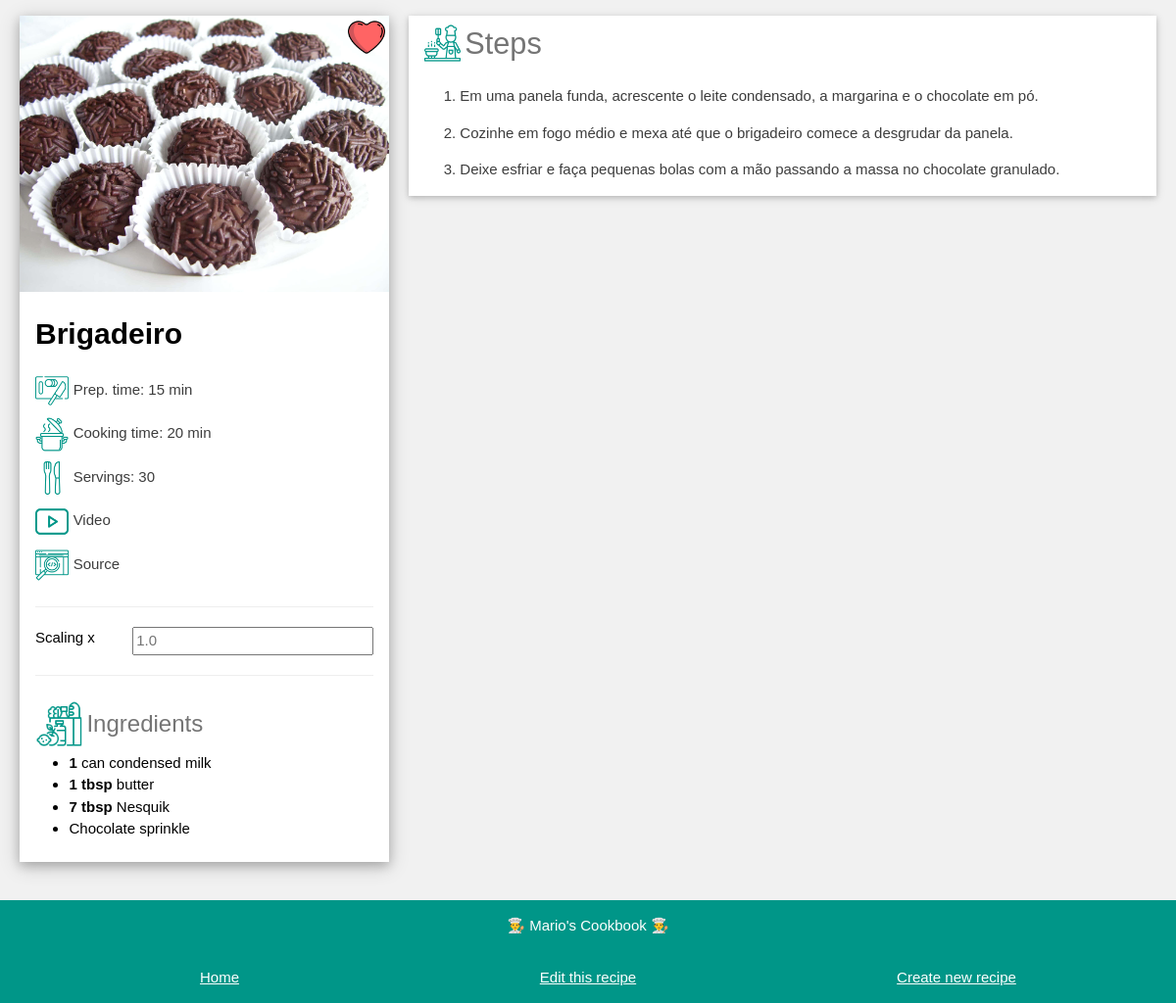
Page /recipe/Brigadeiro&scaling=1 on the committed database.
### app_config.py (models this page shows, shortened)
class Recipe(db.Model):
    name = db.Column(db.String, nullable=False, unique=True, primary_key=True)
    prepTime = db.Column(db.String, nullable=False)
    cookingTime = db.Column(db.String, nullable=False)
    servings = db.Column(db.Integer, nullable=False)
    videoURL = db.Column(db.String, nullable=False)
    sourceURL = db.Column(db.String, nullable=False)
    steps = db.Column(db.Text, nullable=False)
    photo = db.Column(db.String, nullable=False)
    favorite = db.Column(db.Boolean, default=False)
    category = db.Column(db.String, nullable=False)
    tags = db.Column(db.String, nullable=False)
    ingredients = db.relationship('Ingredient', backref='recipe', lazy=True)

class Ingredient(db.Model):
    id = db.Column(db.Integer, primary_key=True)
    name = db.Column(db.String, nullable=False)
    amount = db.Column(db.Float, default=0)
    unit = db.Column(db.String, default='')
    recipe_name = db.Column(db.String, db.ForeignKey('recipe.name'), nullable=False)

### app_recipe.py (the view)
@app.route('/recipe/<name>', methods=['POST', 'GET'])
@app.route('/recipe/<name>&scaling=<scaling>', methods=['POST', 'GET'])
def recipe(name, scaling=1):
    if request.method == 'POST':
        scaling = request.form['scaling']
        print('####', scaling)
    recipe = Recipe.query.get(name)
    try:
        servings = recipe.servings * float(scaling)
        if servings == int(servings):
            servings = int(servings)
    except:
        servings = ''
    amounts = []
    for ingredient in recipe.ingredients:
        amount = ingredient.amount * float(scaling)
        if amount == int(amount):
            amount = int(amount)
        amounts.append(amount)
    n_amounts = range(len(amounts))
    steps = recipe.steps.split('\n')
    return render_template('recipe.html', recipe=recipe, servings=servings, amounts=amounts,
                           n_amounts=n_amounts, steps=steps, scaling=float(scaling), name=name)

### templates/recipe.html (shortened to what this page needs)
<!DOCTYPE html>
<html>
<head>
<link rel="stylesheet" href="../static/css/recipe.css">
<link rel='stylesheet' href='../static/css/fonts.css'>
</head>
<body class="background-color">
<div class="page-container">
  <div class="grid">
    <div class="left-column">
      <div class="left-container">
        <div class="photo-container">
          <img src="../{{ recipe.photo }}" class="img-picture" alt="Photo">
          {% if recipe.favorite %}
          <img src="../static/img/favorite.png" class="img-favorite" alt="Favorite">
          {% endif %}
        </div>
        <div class="details-container">
          <h2 class="name-text">{{ recipe.name }}</h2>
          <div class="image-text">
            <img src="../static/img/prepTime.png" class="img-details">
            <span>Prep. time: {{ recipe.prepTime }}</span>
          </div>
          <div class="image-text">
            <img src="../static/img/cookingTime.png" class="img-details">
            <span>Cooking time: {{ recipe.cookingTime }}</span>
          </div>
          <div class="image-text">
            <img src="../static/img/servings.png" class="img-details">
            <span>Servings: {{ servings }}</span>
          </div>
          <div class="image-text">
            {% if recipe.videoURL != '' %}
            <a href= {{ recipe.videoURL }} target="_blank"><img src="../static/img/videoURL.png" class="img-details"></a>
            {% else %}
            <img src="../static/img/videoURL.png" class="img-details">
            {% endif %}
            <span>Video</span>
          </div>
          <div class="image-text">
            {% if recipe.sourceURL != '' %}
            <a href={{ recipe.sourceURL }} target="_blank"><img src="../static/img/sourceURL.png" class="img-details"></a>
            {% else %}
            <img src="../static/img/sourceURL.png" class="img-details">
            {% endif %}
            <span>Source</span>
          </div>
          <hr>
          <div class="form">
            <form action="/recipe/{{recipe.name}}&scaling={{scaling}}" method="POST">
              <label for="fname">Scaling x</label>
              <input type="number" step="0.001" id="scaling" name="scaling" placeholder="{{ scaling }}" style="width: 100%;">
            </form>
          </div>
          <hr>
          <div class="image-text">
            <img src="../static/img/ingredients.png" class="img-ingredients">
            <span class="ingredients-text">Ingredients</span>
          </div>
          <ul>
            {% for i in n_amounts %}
              {% if amounts[i] != 0 and recipe.ingredients[i].unit != ''%}
                <li><strong>{{ amounts[i] }} {{ recipe.ingredients[i].unit }} </strong> {{ recipe.ingredients[i].name }}</li>
              {% elif amounts[i] != 0 and recipe.ingredients[i].unit == ''%}
                <li><strong>{{ amounts[i] }} </strong> {{ recipe.ingredients[i].name }}</li>
              {% else %}
              <li>{{ recipe.ingredients[i].name }}</li>
              {% endif %}
            {% endfor %}
          </ul>
          <br>
        </div>
      </div><br>
    </div>
    <div class="right-column">
      <div class="steps-container">
        <div class="image-text">
          <img src="../static/img/steps.png" class="img-steps">
          <span class="steps-title">Steps</span>
        </div>
        <div class="inside-container">
          {% for step in steps %}
            <p>{{ step }}</p>
          {% endfor %}
        </div>
      </div>
    </div>
  </div>
</div>
<footer class="footer">
  <p class='footer-item'>👨‍🍳 Mario's Cookbook 👨‍🍳</p>
  <div class='footer-grid'>
    <div class='footer-item'><a href= "/"> Home</a></div>
    <div class='footer-item'><a href= '/edit/{{recipe.name}}'> Edit this recipe</a></div>
    <div class='footer-item'><a href= "/new/"> Create new recipe</a></div>
  </div>
</footer>
</body>
</html>

### static/css/recipe.css (style rules this page uses)
body { --themeColor: #009688; --grey:#757575; }
.background-color { color:#000!important;background-color:#f1f1f1!important }
.page-container { margin-left:auto;margin-right:auto;margin-top:16px!important;max-width:1400px; }
.grid { display: grid; grid-template-columns: 33.333% 66.666%; padding-left:20px; padding-right:20px; }
.left-column { width:100%;padding-right:10px; }
.right-column { width:100%;padding-left:10px; }
.left-container { background-color:#fff!important; box-shadow:0 4px 10px 0 rgba(0,0,0,0.2),0 4px 20px 0 rgba(0,0,0,0.19); }
.photo-container { position:relative; }
.name-text { color:black; font-weight: bold; }
.ingredients-text { color:var(--grey); font-size: 18pt; vertical-align: middle }
.details-container { padding:0.01em 16px; }
.image-text { color:#3d3d3d; padding: 5px 0px; }
.steps-container { position: sticky; top: 16px; padding:0.01em 16px; box-shadow:0 2px 5px 0 rgba(0,0,0,0.16),0 2px 10px 0 rgba(0,0,0,0.12); color:#000!important;background-color:#fff!important; margin-bottom:16px!important }
.steps-title { color:var(--grey)!important; font-size: 23pt; vertical-align: middle; }
.inside-container { padding-left: 20px }
.footer { padding:0.01em 16px; color:#fff!important;background-color:var(--themeColor)!important; text-align:center; display:inline-block;width:100%; margin-top:16px!important }
.footer-grid { display: grid; grid-template-columns: 33.333% 33.333% 33.333%; padding:1em 20px; }
.footer-item { color:#fff }
.img-picture { width:100% }
.img-details { width:10%; vertical-align: middle; }
.img-ingredients { width:14%; vertical-align: middle; }
.img-steps { width:2.5em; vertical-align: middle; }
.img-favorite { position:absolute; top: 1%; right: 1%; width:10% }
p { color:#3d3d3d; }
html,body,h1,h2,h3,h4,h5,h6 { font-family: "Roboto", sans-serif }
h2 { font-size:30px; margin: 10pt 0pt; }
a { color: inherit; background-color:transparent }
strong { color:black }
ul { padding-left: 10%; margin: 0px 0px; }
hr { border:0;border-top:1px solid #eee;margin:20px 0 }
hr { box-sizing:content-box;height:0;overflow:visible }
form { display: grid; grid-template-columns: auto auto; }
input { font:inherit;margin:0 }
html { box-sizing:border-box }
*,*:before,*:after { box-sizing:inherit }
html { -ms-text-size-adjust:100%;-webkit-text-size-adjust:100% }
body { margin:0 }
html,body { font-family:Verdana,sans-serif;font-size:15px;line-height:1.5 }
html { overflow-x:hidden }

### rows in the picture
Recipe: photo (picture), name "Brigadeiro", prepTime "15 min", cookingTime "20 min"
Ingredient: name "can condensed milk"
Ingredient: unit "tbsp", name "butter"
Ingredient: unit "tbsp", name "Nesquik"
Ingredient: name "Chocolate sprinkle"

### other values in the picture
{{ servings }} "30"
{{ amounts[i] }} "1"
{{ amounts[i] }} "1" "7"
{{ step }} "1. Em uma panela funda, acrescente o leite condensado, a margarina e o chocolate em pó." "2. Cozinhe em fogo médio e mexa até que o brigadeiro comece a desgrudar da panela." "3. Deixe esfriar e faça pequenas bolas com a mão passando a massa no chocolate granulado."
